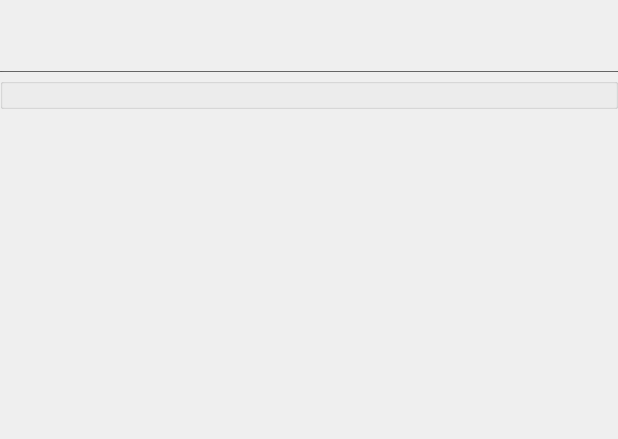
               <widget class="QWidget" name="scrollAreaWidgetContents">
                <property name="geometry">
                 <rect>
                  <x>0</x>
                  <y>0</y>
                  <width>618</width>
                  <height>439</height>
                 </rect>
                </property>
                <layout class="QVBoxLayout" name="verticalLayout_6">
                 <property name="leftMargin">
                  <number>0</number>
                 </property>
                 <property name="topMargin">
                  <number>0</number>
                 </property>
                 <property name="rightMargin">
                  <number>0</number>
                 </property>
                 <property name="bottomMargin">
                  <number>9</number>
                 </property>
                 <item>
                  <layout class="QHBoxLayout" name="horizontalLayout_5">
                   <property name="bottomMargin">
                    <number>20</number>
                   </property>
                   <item>
                    <widget class="QLabel" name="ContactIMG">
                     <property name="sizePolicy">
                      <sizepolicy hsizetype="Fixed" vsizetype="Fixed">
                       <horstretch>0</horstretch>
                       <verstretch>0</verstretch>
                      </sizepolicy>
                     </property>
                     <property name="minimumSize">
                      <size>
                       <width>70</width>
                       <height>45</height>
                      </size>
                     </property>
                     <property name="styleSheet">
                      <string notr="true"/>
                     </property>
                     <property name="text">
                      <string/>
                     </property>
                    </widget>
                   </item>
                   <item>
                    <widget class="QLabel" name="ContactName">
                     <property name="styleSheet">
                      <string notr="true">font-weight: bold;
font-size: 18px;
color: white;
</string>
                     </property>
                     <property name="text">
                      <string/>
                     </property>
                    </widget>
                   </item>
                  </layout>
                 </item>
                 <item>
                  <widget class="QGroupBox" name="horizontalGroupBox">
                   <property name="maximumSize">
                    <size>
                     <width>16777215</width>
                     <height>1</height>
                    </size>
                   </property>
                   <property name="styleSheet">
                    <string notr="true">background : #626262 ; </string>
                   </property>
                   <layout class="QHBoxLayout" name="horizontalLayout_4">
                    <property name="topMargin">
                     <number>1</number>
                    </property>
                   </layout>
                  </widget>
                 </item>
                 <item>
                  <widget class="QGroupBox" name="verticalGroupBox_3">
                   <layout class="QVBoxLayout" name="verticalLayout_5">
                    <property name="spacing">
                     <number>6</number>
                    </property>
                    <property name="leftMargin">
                     <number>0</number>
                    </property>
                    <property name="topMargin">
                     <number>0</number>
                    </property>
                    <property name="rightMargin">
                     <number>0</number>
                    </property>
                    <property name="bottomMargin">
                     <number>0</number>
                    </property>
                   </layout>
                  </widget>
                 </item>
                 <item>
                  <spacer name="verticalSpacer_4">
                   <property name="orientation">
                    <enum>Qt::Vertical</enum>
                   </property>
                   <property name="sizeHint" stdset="0">
                    <size>
                     <width>20</width>
                     <height>40</height>
                    </size>
                   </property>
                  </spacer>
                 </item>
                </layout>
               </widget>
